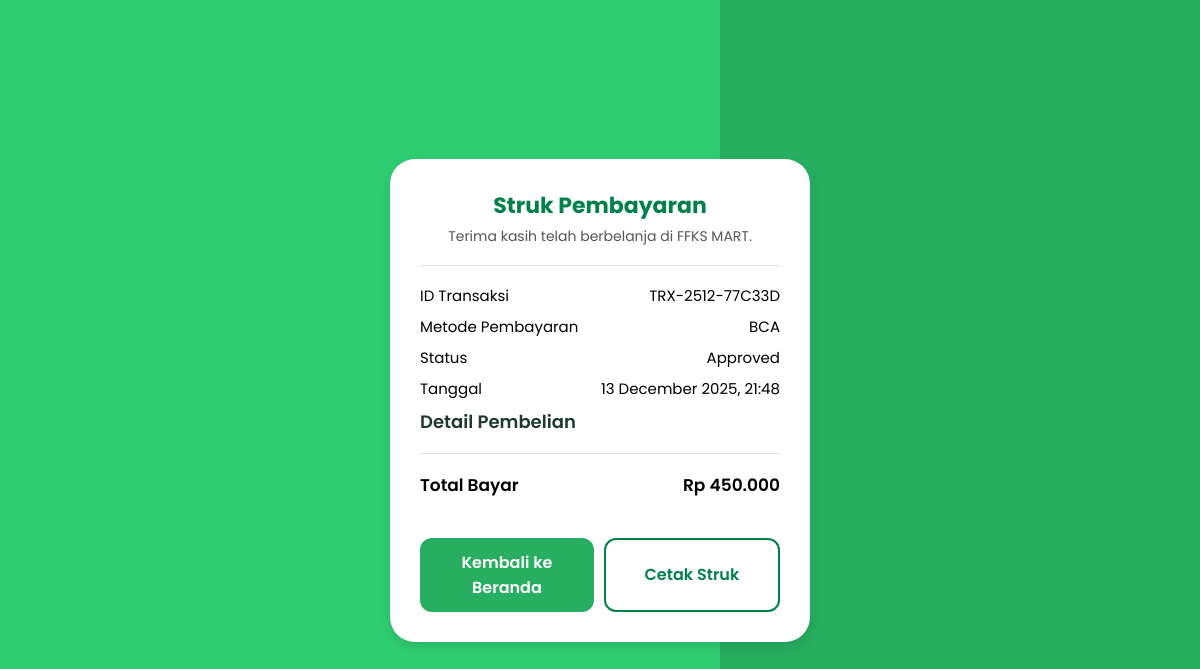
The app's page /struct.php?id=TRX-2512-77C33D with its own data.
### tables this page shows
CREATE TABLE `transaksi` (
  `id_transaksi` varchar(20) NOT NULL,
  `id_member` varchar(10) DEFAULT NULL,
  `id_user` varchar(20) DEFAULT NULL,
  `id_admin` varchar(10) DEFAULT NULL,
  `id_metode` int(11) DEFAULT NULL,
  `tanggal_transaksi` datetime DEFAULT current_timestamp(),
  `total_belanja` decimal(10,2) DEFAULT 0.00,
  `total_diskon` decimal(10,2) DEFAULT 0.00,
  `total_bayar` decimal(10,2) DEFAULT 0.00,
  `status_pembayaran` enum('unpaid','pending','approved') NOT NULL DEFAULT 'unpaid'
);

CREATE TABLE `metode_pembayaran` (
  `id_metode` int(11) NOT NULL,
  `nama_metode` varchar(50) DEFAULT NULL
);

### HTML/struct.php (the view, shortened to what this page needs)
<?php
include("../PHP/config.php");
$id = isset($_GET['id']) ? $_GET['id'] : "";
$trxQuery = mysqli_query($con, "
    SELECT t.*, m.nama_metode
    FROM transaksi t
    LEFT JOIN metode_pembayaran m ON t.id_metode = m.id_metode
    WHERE t.id_transaksi = '$id'
    LIMIT 1
");
$data = mysqli_fetch_assoc($trxQuery);
$formattedTotal = number_format($data['total_bayar'], 0, ',', '.');
$formattedDate = date('d F Y, H:i', strtotime($data['tanggal_transaksi']));
?>
<!DOCTYPE html>
<html lang="id">
<head>
    <link rel="stylesheet" href="../CSS/struct.css" />
</head>
<body>
    <div class="receipt-card">
        <p class="receipt-title">Struk Pembayaran</p>
        <p class="receipt-sub">Terima kasih telah berbelanja di FFKS MART.</p>
        <div class="line"></div>
        <div class="info">
            <div class="row">
                <span>ID Transaksi</span>
                <span><?= $data['id_transaksi'] ?></span>
            </div>
            <div class="row">
                <span>Metode Pembayaran</span>
                <span><?= $data['nama_metode'] ?></span>
            </div>
            <div class="row">
                <span>Status</span>
                <span><?= ucfirst($data['status_pembayaran']) ?></span>
            </div>
            <div class="row">
                <span>Tanggal</span>
                <span><?= $formattedDate ?></span>
            </div>
        </div>
        <div class="section-title">Detail Pembelian</div>
        <div class="line"></div>
        <div class="total">
            <span>Total Bayar</span>
            <span>Rp <?= $formattedTotal ?></span>
        </div>
        <div class="actions">
            <button class="back-btn" onclick="window.location.href='../HTML/index.php'">Kembali ke Beranda</button>
            <button class="back-btn alt" onclick="window.print()">Cetak Struk</button>
        </div>
    </div>
</body>
</html>

### CSS/struct.css (style rules this page uses)
* { margin: 0; padding: 0; box-sizing: border-box; font-family: "Poppins", sans-serif; }
:root { --main--color: #008148; --second--color: #1e3932; }
body { background: linear-gradient(90deg, #2ecc71 60%, #27ae60 40.1%); min-height: 100vh; display: flex; justify-content: center; align-items: center; padding: 25px; }
.receipt-card { width: 420px; background: #ffffff; padding: 30px; border-radius: 25px; box-shadow: 0 5px 12px rgba(0, 0, 0, 0.1); animation: fadeIn 0.35s ease; }
.receipt-title { text-align: center; font-size: 22px; font-weight: 700; color: var(--main--color); }
.receipt-sub { text-align: center; font-size: 14px; margin-top: 4px; color: #555; }
.line { width: 100%; height: 1px; background: #e2e2e2; margin: 18px 0; }
.info .row, .items .item, .total { display: flex; justify-content: space-between; margin-bottom: 8px; font-size: 15px; }
.section-title { font-size: 18px; margin-bottom: 10px; color: var(--second--color); font-weight: 600; }
.total { font-size: 17px; font-weight: 600; margin-top: 10px; }
.actions { display: flex; gap: 10px; margin-top: 20px; }
.back-btn.alt { background: transparent; color: var(--main--color); border: 2px solid var(--main--color); }
.back-btn { width: 100%; margin-top: 20px; padding: 12px; border: none; background: #27ae60; color: white; border-radius: 12px; font-size: 16px; font-weight: 600; cursor: pointer; }

### records on screen
transaksi: id_transaksi "TRX-2512-77C33D", id_metode.nama_metode "BCA", status_pembayaran "Approved", tanggal_transaksi "13 December 2025, 21:48", total_bayar "450.000"
